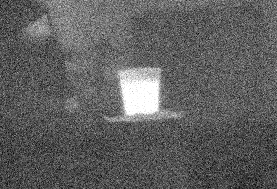
%> input picture noise_0359.bmp, 277 x 189 px
$ octave test.m   (GNU Octave 9; MATLAB toolbox functions it lacks are replaced by stand-ins)
%> lines starting %> are read from the running program, lines starting %| are printed output that depends on the picture; in (x1, y1, x2, y2) boxes, pixels count from 0 and x2, y2 are one past the last pixel; in counts of white or black regions, pixels touching at a corner belong together; the program's own positions count from 1
%%
%选择目标中心
clear;close all;clc;
f = imread('noise_0359.bmp');
%> f is the input picture: size 189x277x3 uint8; min 0, max 255, mean 95.4

f = rgb2gray(f);
%> f: size 189x277 uint8

%高斯滤波
sigma = 1.8;      %sigma赋值
N = 3;            %大小是（2N+1）×（2N+1）
N_row = 2*N+1;
gausFilter = fspecial('gaussian',[N_row N_row],sigma);      %matlab 自带高斯模板滤波
f  = imfilter(f,gausFilter,'conv');
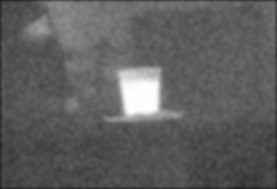
%> f: size 189x277 uint8; min 25, max 255, mean 94.4
figure,imshow(f);

[m,n] = size(f);
%> m = 189; n = 277

f = double(f);
%> f: size 189x277 double

f_mean = mean(mean(f));
%> f_mean = 94.43

f_variance = (f - f_mean).^2;
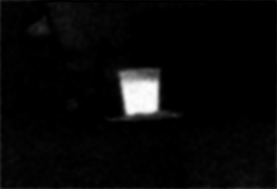
%> f_variance: size 189x277 double; min 0.181, max 25784.2, mean 949.7; drawn with min black and max white
f_variance_mean = mean(mean(f_variance));
%> f_variance_mean = 949.7
f_variance_max = max(max(f_variance));
%> f_variance_max = 25784.2
f_variance_min = min(min(f_variance));
%> f_variance_min = 0.181


f_D = (f_variance - f_variance_min)./(f_variance_max - f_variance_min);


for i = 1:m
    for j = 1:n
        if f_D(i,j) > 1
            f_D(i,j) = 1;
        end
    end
end

f_D_mean = mean(mean(f_D));
%> f_D_mean = 0.0368
f_D_variance_standardDeviation = sqrt((f_D - f_D_mean).^2);

threshold = f_D_mean + 0.55 * f_D_variance_standardDeviation;
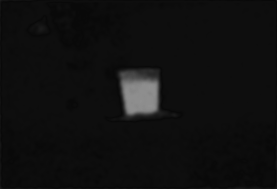
%> threshold: size 189x277 double; min 0.0371, max 0.567, mean 0.0651

for i = 1:m
    for j = 1:n
        if f_D(i,j) > threshold
            f_D(i,j) = 255;
        else
            f_D(i,j) = 0;
        end
    end
end
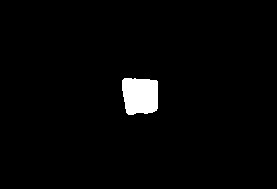
%> f_D: size 189x277 double; 2.3% white; 1 white region, box (x1, y1, x2, y2) and area: (122, 78, 158, 115) 1180

f_D = uint8(f_D);
figure,imshow(f_D);

%%
%利用外接矩形获取目标的初始中心
left_index = n;
%> left_index = 277
right_index = 0;
up_index = m;
%> up_index = 189
bottom_index = 0;
for i = 1:m
    for j = 1:n
        if f_D(i,j) == 255
            f_D(i,j) = 255;
            if i < up_index
                up_index = i;
            end
            if i > bottom_index
                bottom_index = i;
            end
            if j < left_index
                left_index = j;
            end
            if j > right_index
                right_index = j;
            end
        end
    end
end
%> after the loop, bottom_index = 115; left_index = 123; right_index = 158; up_index = 79

center_row = uint8((bottom_index + up_index)./2);
%> center_row = 97
center_col = uint8((left_index + right_index)./2);
%> center_col = 141

diagonal_length = sqrt((right_index - left_index).^2 + (bottom_index - up_index).^2);
%> diagonal_length = 50.21


f_D(center_row,center_col) = 0;
%> f_D: size 189x277 uint8; 2.3% white; 1 white region, box (x1, y1, x2, y2) and area: (122, 78, 158, 115) 1179
figure,imshow(f_D);

%%
%形态学处理
f = imread('test_1.bmp');
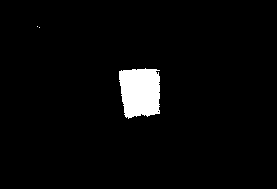
%> input picture test_1.bmp, 277 x 189 px
%> f is the input picture: size 189x277x3 uint8; 3.4% white; 3 white regions (2 under 20 px), largest, box (x1, y1, x2, y2) and area: (119, 68, 160, 119) 1769

[m,n] = size(f);
%> n = 831
figure,imshow(f);
for i = 1:m
    for j = 1:n
        if f(i,j) > 200
            f(i,j) = 255;
        else
            f(i,j) = 0;
        end
    end
end

%se=strel('square',5');%方型结构元素
se=strel('disk',7');%圆盘型结构元素
f=imopen(f,se);%直接开运算
%> f: size 189x277x3 uint8; 3.3% white; 1 white region, box (x1, y1, x2, y2) and area: (119, 69, 160, 117) 1713
f=imopen(f,se);%直接开运算
% [6 lines of commented-out code are left out]

figure,imshow(f);
imwrite(f,'test_1.bmp');
